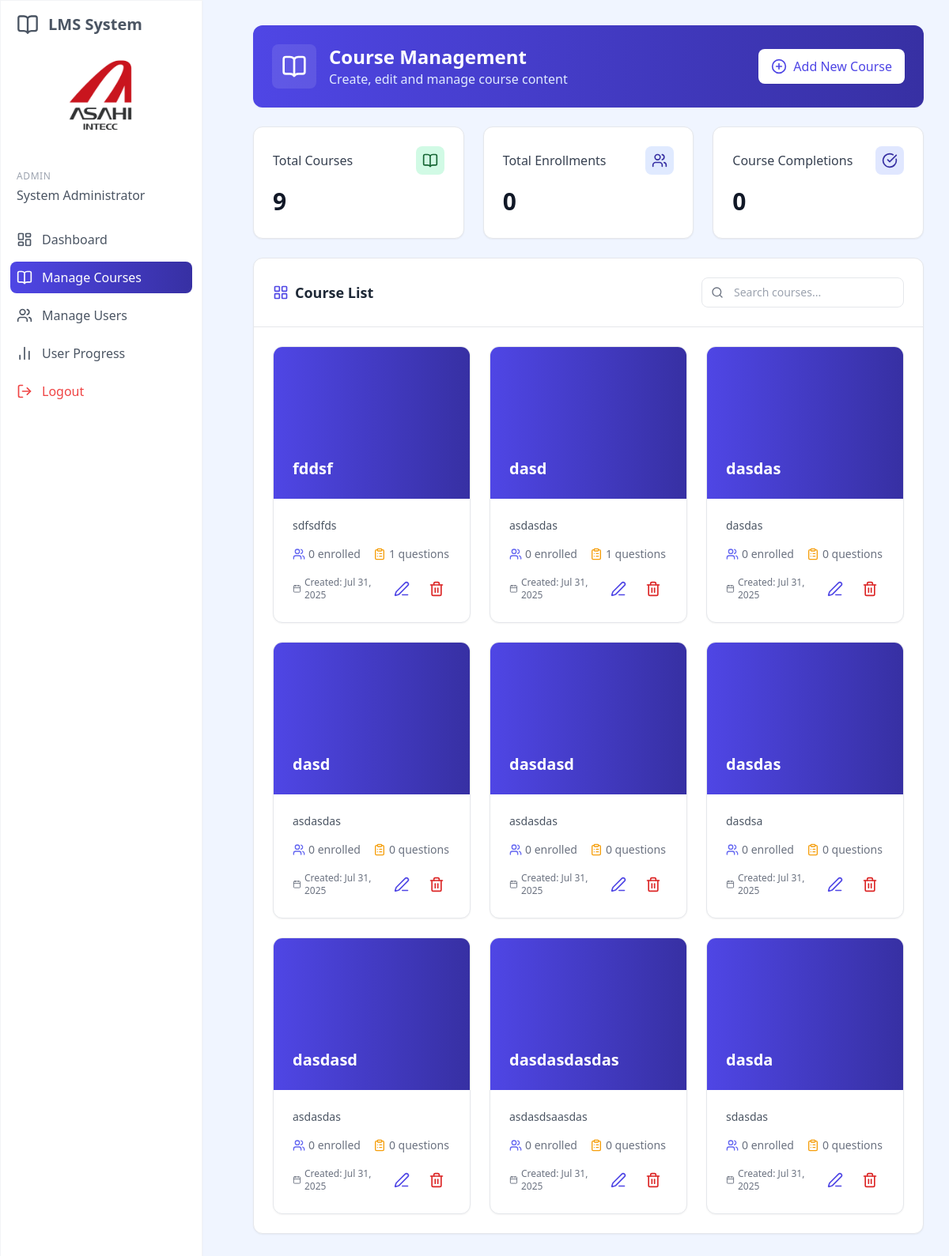
Before: /manage_courses.php (signed in) with the older database file.
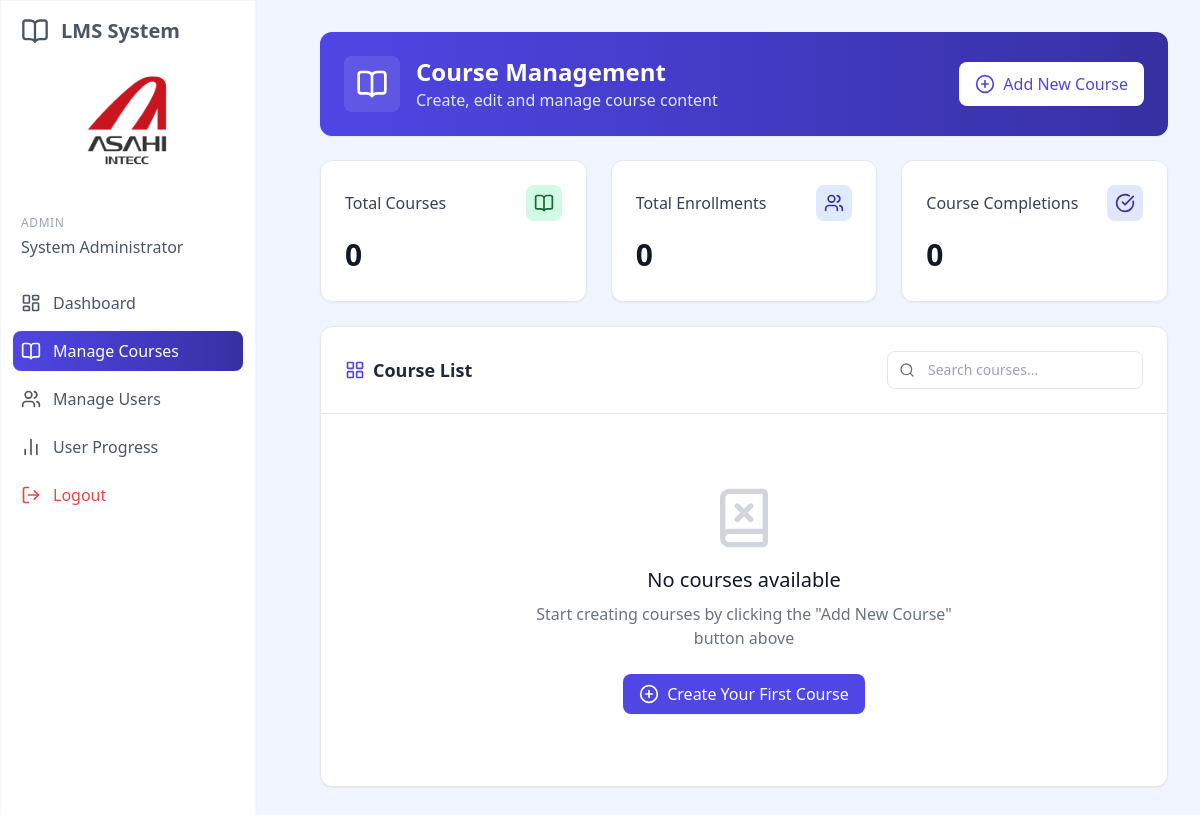
After: the same page with the newer database file.
### tables this page shows
CREATE TABLE `courses` (
  `id` int(11) NOT NULL,
  `title` varchar(100) NOT NULL,
  `description` text DEFAULT NULL,
  `department` int(10) NOT NULL,
  `division` int(10) NOT NULL,
  `section` int(10) NOT NULL,
  `company_group` tinyint(11) NOT NULL,
  `position` tinyint(11) NOT NULL,
  `group_id` int(11) NOT NULL,
  `created_by` int(11) DEFAULT NULL,
  `has_video` int(11) DEFAULT 0,
  `created_at` timestamp NULL DEFAULT current_timestamp(),
  `updated_at` timestamp NULL DEFAULT current_timestamp() ON UPDATE current_timestamp(),
  `removed` int(1) NOT NULL
);

### web/server_controller/manage_course_controller.php (called while the page is built, shortened)
<?php
require_once __DIR__ . '/../../config.php';
function getCount($conn, $query) {
    $result = $conn->query($query);
    return $result ? $result->fetch_assoc()['count'] : 0;
}
$courses_count = getCount($conn, "SELECT COUNT(*) as count FROM courses WHERE removed = 0");
$total_enrollments = getCount($conn, "SELECT COUNT(*) as count FROM user_progress WHERE removed = 0");
$course_completions = getCount($conn, "SELECT COUNT(*) as count FROM user_progress WHERE score = 100 AND removed = 0");
$courses_result = $conn->query("
    SELECT
        c.id,
        c.title,
        c.description,
        c.created_at,
        COUNT(DISTINCT up.user_id) AS enrollment_count,
        COUNT(DISTINCT q.id) AS question_count
    FROM courses c
    LEFT JOIN questions q ON c.id = q.course_id AND q.removed = 0
    LEFT JOIN user_progress up ON q.course_id = up.course_id AND up.removed = 0
    WHERE c.removed = 0
    GROUP BY c.id
    ORDER BY c.created_at DESC
");

### web/manage_courses.php (the view, shortened to what this page needs)
<?php
require_once __DIR__ . '/server_controller/manage_course_controller.php';
?>
<!DOCTYPE html>
<html lang="en">
<head>
     <script src="https://cdn.tailwindcss.com"></script>
    <link rel="stylesheet" href="../assets/css/style.css">
</head>
<body class="bg-blue-50">
    <?php include 'includes/sidebar.php'; ?>
    <div class="p-8 sm:ml-72">
        <div class="container mx-auto">
            <div class="bg-gradient-to-r from-blue-600 to-blue-800 rounded-xl p-6 mb-6 flex justify-between items-center shadow-sm">
                <div class="flex items-center">
                    <div class="bg-white/10 p-3 rounded-lg mr-4">
                        <i data-lucide="book-open" class="h-8 w-8 text-white"></i>
                    </div>
                    <div>
                        <h1 class="text-2xl font-bold text-white">Course Management</h1>
                        <p class="text-blue-100">Create, edit and manage course content</p>
                    </div>
                </div>
                <button class="px-4 py-2.5 bg-white text-blue-600 rounded-lg flex items-center gap-2 transition-all duration-200 font-medium shadow-sm" onclick="showModal('addCourseModal')">
                    <i data-lucide="plus-circle" class="w-5 h-5"></i>
                    <span>Add New Course</span>
                </button>
            </div>
            <div class="grid grid-cols-1 md:grid-cols-2 lg:grid-cols-3 gap-6 mb-6">
                <div class="bg-white rounded-xl shadow-sm p-6 border border-gray-200 hover:shadow-md transition-all duration-300">
                    <div class="flex items-center justify-between mb-4">
                        <h3 class="text-gray-700 font-medium">Total Courses</h3>
                        <div class="bg-green-100 text-green-800 p-2 rounded-lg">
                            <i data-lucide="book-open" class="w-5 h-5"></i>
                        </div>
                    </div>
                    <div class="text-3xl font-bold text-gray-900 mb-1"><?php echo $courses_count; ?></div>
                </div>
                <div class="bg-white rounded-xl shadow-sm p-6 border border-gray-200 hover:shadow-md transition-all duration-300">
                    <div class="flex items-center justify-between mb-4">
                        <h3 class="text-gray-700 font-medium">Total Enrollments</h3>
                        <div class="bg-blue-100 text-blue-800 p-2 rounded-lg">
                            <i data-lucide="users" class="w-5 h-5"></i>
                        </div>
                    </div>
                    <div class="text-3xl font-bold text-gray-900 mb-1"><?php echo $total_enrollments; ?></div>
                </div>
                <div class="bg-white rounded-xl shadow-sm p-6 border border-gray-200 hover:shadow-md transition-all duration-300">
                    <div class="flex items-center justify-between mb-4">
                        <h3 class="text-gray-700 font-medium">Course Completions</h3>
                        <div class="bg-indigo-100 text-indigo-800 p-2 rounded-lg">
                            <i data-lucide="check-circle" class="w-5 h-5"></i>
                        </div>
                    </div>
                    <div class="text-3xl font-bold text-gray-900 mb-1"><?php echo $course_completions; ?></div>
                </div>
            </div>
            <div class="bg-white rounded-xl shadow-sm border border-gray-200 overflow-hidden mb-8">
                <div class="p-6 border-b border-gray-200 flex flex-col sm:flex-row justify-between items-start sm:items-center gap-4">
                    <h2 class="text-lg font-semibold text-gray-800 flex items-center">
                        <i data-lucide="layout-grid" class="w-5 h-5 text-blue-600 mr-2"></i>
                        Course List
                    </h2>
                    <div class="relative w-full sm:w-auto">
                        <span class="absolute inset-y-0 left-0 flex items-center pl-3 text-gray-500">
                            <i data-lucide="search" class="w-4 h-4"></i>
                        </span>
                        <input type="search"
                            id="courseSearch"
                            class="w-full sm:w-64 pl-10 pr-4 py-2 border border-gray-200 rounded-lg text-sm focus:outline-none focus:ring-2 focus:ring-blue-500 focus:border-blue-500"
                            placeholder="Search courses..."
                            autocomplete="off">
                    </div>
                </div>
                <div class="p-6">
                    <div id="courseContainer" class="grid grid-cols-1 md:grid-cols-2 lg:grid-cols-3 gap-6">
                        <?php if ($courses_result->num_rows === 0): ?>
                        <div class="col-span-full flex flex-col items-center justify-center p-12 text-center">
                            <i data-lucide="book-x" class="h-16 w-16 text-gray-300 mb-4"></i>
                            <h3 class="text-xl font-medium text-gray-900 mb-2">No courses available</h3>
                            <p class="text-gray-500 mb-6 max-w-md">Start creating courses by clicking the "Add New Course" button above</p>
                            <button class="px-4 py-2 bg-blue-600 hover:bg-blue-700 text-white rounded-lg transition-colors flex items-center shadow-sm" onclick="showModal('addCourseModal')">
                                <i data-lucide="plus-circle" class="w-5 h-5 mr-2"></i>
                                Create Your First Course
                            </button>
                        </div>
                        <?php else: ?>
                            <?php while ($course = $courses_result->fetch_assoc()): ?>
                            <div class="course-card bg-white border border-gray-200 rounded-xl overflow-hidden shadow-sm hover:shadow-md transition-all duration-300"
                                data-id="<?php echo $course['id']; ?>"
                                data-title="<?php echo strtolower(htmlspecialchars($course['title'])); ?>">
                                <div class="h-48 bg-gradient-to-r from-blue-600 to-blue-800 p-6 flex items-end">
                                    <h3 class="text-xl font-semibold text-white"><?php echo htmlspecialchars($course['title']); ?></h3>
                                </div>
                                <div class="p-6">
                                    <p class="text-gray-600 text-sm mb-4 line-clamp-3"><?php echo htmlspecialchars($course['description']); ?></p>
                                    <div class="flex items-center text-sm text-gray-500 mb-4">
                                        <div class="flex items-center mr-4">
                                            <i data-lucide="users" class="w-4 h-4 mr-1 text-blue-500"></i>
                                            <span><?php echo $course['enrollment_count']; ?> enrolled</span>
                                        </div>
                                        <div class="flex items-center">
                                            <i data-lucide="clipboard-list" class="w-4 h-4 mr-1 text-amber-500"></i>
                                            <span><?php echo $course['question_count']; ?> questions</span>
                                        </div>
                                    </div>
                                    <div class="flex items-center justify-between">
                                        <div>
                                            <?php
                                            $course_date = new DateTime($course['created_at']);
                                            $course_date_str = $course_date->format('M j, Y');
                                            ?>
                                            <span class="text-xs text-gray-500 flex items-center">
                                                <i data-lucide="calendar" class="w-3 h-3 mr-1"></i>
                                                Created: <?php echo $course_date_str; ?>
                                            </span>
                                        </div>
                                        <div class="flex space-x-2">
                                            <a href="edit_course.php?id=<?php echo $course['id']; ?>" class="p-2 text-blue-600 hover:bg-blue-50 rounded-lg transition-colors">
                                                <i data-lucide="edit-3" class="w-5 h-5"></i>
                                            </a>
                                            <button class="p-2 text-red-600 hover:bg-red-50 rounded-lg transition-colors" onclick="confirmDeleteCourse(<?php echo $course['id']; ?>, '<?php echo htmlspecialchars(addslashes($course['title'])); ?>')">
                                                <i data-lucide="trash-2" class="w-5 h-5"></i>
                                            </button>
                                        </div>
                                    </div>
                                </div>
                            </div>
                            <?php endwhile; ?>
                        <?php endif; ?>
                    </div>
                </div>
            </div>
        </div>
    </div>
</body>
</html>

### web/includes/sidebar.php (shortened to what this page needs)
<?php
$current_page = basename($_SERVER['PHP_SELF']);
?>
<aside id="sidebar" class="fixed top-0 left-0 z-40 w-64 h-screen transition-transform bg-white text-gray-600 shadow-sm border border-gray-100">
    <div class="h-full px-3 py-4 overflow-y-auto">
        <div class="flex items-center mb-2 px-2">
            <i data-lucide="book-open" class="h-7 w-7 text-gray-600 mr-3"></i>
            <span class="self-center text-xl font-semibold whitespace-nowrap">LMS System</span>
        </div>
        <div class="m-5">
            <img src="asahi.png" alt="Asahi Intecc" class="h-[110px] mx-auto">
        </div>
        <div class="mt-10 mb-6 px-2">
            <div class="text-xs uppercase tracking-wider text-gray-400 mb-1">
                <?php echo $_SESSION['role'] === 'admin' ? 'ADMIN' : 'USER'; ?>
            </div>
            <div class="font-medium">
                <?php echo htmlspecialchars($_SESSION['full_name'] ?? 'System Administrator'); ?>
            </div>
        </div>
        <ul class="space-y-2 font-medium">
            <li>
                <a href="dashboard.php" class="flex items-center p-2 rounded-lg hover:bg-gradient-to-r from-blue-600 to-blue-800 group <?php echo $current_page === 'dashboard.php' ? 'bg-gradient-to-r from-blue-600 to-blue-800' : ''; ?>">
                    <i data-lucide="layout-dashboard" class="w-5 h-5 text-gray-600 transition duration-75 group-hover:text-white <?php echo $current_page === 'dashboard.php' ? 'text-white' : ''; ?>"></i>
                    <span class="ml-3 text-gray-600 transition duration-75 group-hover:text-white <?php echo $current_page === 'dashboard.php' ? 'text-white' : ''; ?>">Dashboard</span>
                </a>
            </li>
            <?php if ($_SESSION['role'] === 'admin'): ?>
            <li>
                <a href="manage_courses.php" class="flex items-center p-2 rounded-lg hover:bg-gradient-to-r from-blue-600 to-blue-800 group <?php echo $current_page === 'manage_courses.php' ? 'bg-gradient-to-r from-blue-600 to-blue-800' : ''; ?>">
                    <i data-lucide="book-open" class="w-5 h-5 text-gray-600 transition duration-75 group-hover:text-white <?php echo $current_page === 'manage_courses.php' ? 'text-white' : ''; ?>"></i>
                    <span class="ml-3 text-gray-600 transition duration-75 group-hover:text-white <?php echo $current_page === 'manage_courses.php' ? 'text-white' : ''; ?>">Manage Courses</span>
                </a>
            </li>
            <li>
                <a href="manage_users.php" class="flex items-center p-2 rounded-lg hover:bg-gradient-to-r from-blue-600 to-blue-800 group <?php echo $current_page === 'manage_users.php' ? 'bg-gradient-to-r from-blue-600 to-blue-800' : ''; ?>">
                    <i data-lucide="users" class="w-5 h-5 text-gray-600 transition duration-75 group-hover:text-white <?php echo $current_page === 'manage_users.php' ? 'text-white' : ''; ?>"></i>
                    <span class="ml-3 text-gray-600 transition duration-75 group-hover:text-white <?php echo $current_page === 'manage_users.php' ? 'text-white' : ''; ?>">Manage Users</span>
                </a>
            </li>
            <li>
                <a href="admin_user_progress.php" class="flex items-center p-2 rounded-lg hover:bg-gradient-to-r from-blue-600 to-blue-800 group <?php echo $current_page === 'admin_user_progress.php' ? 'bg-gradient-to-r from-blue-600 to-blue-800' : ''; ?>">
                    <i data-lucide="bar-chart-2" class="w-5 h-5 text-gray-600 transition duration-75 group-hover:text-white <?php echo $current_page === 'admin_user_progress.php' ? 'text-white' : ''; ?>"></i>
                    <span class="ml-3 text-gray-600 transition duration-75 group-hover:text-white <?php echo $current_page === 'admin_user_progress.php' ? 'text-white' : ''; ?>">User Progress</span>
                </a>
            </li>
            <?php endif; ?>
            <li>
                <a href="logout.php" class="flex items-center p-2 rounded-lg hover:bg-gradient-to-r from-blue-600 to-blue-800 group text-red-500 hover:text-white">
                    <i data-lucide="log-out" class="w-5 h-5 transition duration-75 group-hover:text-white"></i>
                    <span class="ml-3 text-red-500 transition duration-75 group-hover:text-white">Logout</span>
                </a>
            </li>
        </ul>
    </div>
</aside>

Changed rows visible on the page:
removed courses: title "fddsf", description "sdfsdfds", enrollment_count "0", question_count "1", created_at "Jul 31, 2025"
removed courses: title "dasd", description "asdasdas", enrollment_count "0", question_count "1", created_at "Jul 31, 2025"
removed courses: title "dasdas", description "dasdas", enrollment_count "0", question_count "0", created_at "Jul 31, 2025"
removed courses: title "dasd", description "asdasdas", enrollment_count "0", question_count "0", created_at "Jul 31, 2025"
removed courses: title "dasdasd", description "asdasdas", enrollment_count "0", question_count "0", created_at "Jul 31, 2025"
removed courses: title "dasdas", description "dasdsa", enrollment_count "0", question_count "0", created_at "Jul 31, 2025"
removed courses: title "dasdasd", description "asdasdas", enrollment_count "0", question_count "0", created_at "Jul 31, 2025"
removed courses: title "dasdasdasdas", description "asdasdsaasdas", enrollment_count "0", question_count "0", created_at "Jul 31, 2025"
removed courses: title "dasda", description "sdasdas", enrollment_count "0", question_count "0", created_at "Jul 31, 2025"
Other visible differences:
$courses_count: "9" → "0"
text now shown: "No courses available Start creating courses by clicking the \"Add New Course\" button above Create Your First Course"
